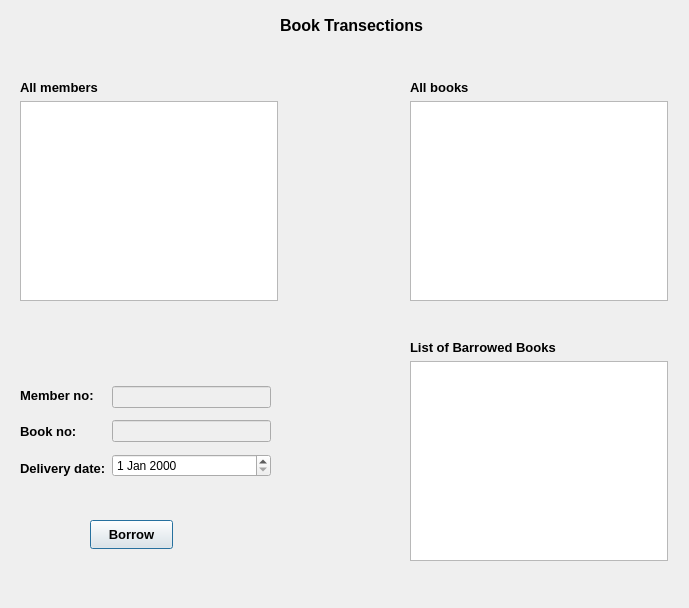
<?xml version="1.0" encoding="UTF-8"?>
<ui version="4.0">
 <class>Dialog_borrowing</class>
 <widget class="QDialog" name="Dialog_borrowing">
  <property name="geometry">
   <rect>
    <x>0</x>
    <y>0</y>
    <width>689</width>
    <height>608</height>
   </rect>
  </property>
  <property name="windowTitle">
   <string>Dialog</string>
  </property>
  <widget class="QLabel" name="label_topic">
   <property name="geometry">
    <rect>
     <x>280</x>
     <y>15</y>
     <width>211</width>
     <height>20</height>
    </rect>
   </property>
   <property name="font">
    <font>
     <pointsize>12</pointsize>
     <bold>true</bold>
    </font>
   </property>
   <property name="text">
    <string>Book Transections</string>
   </property>
  </widget>
  <widget class="QWidget" name="layoutWidget_2">
   <property name="geometry">
    <rect>
     <x>410</x>
     <y>80</y>
     <width>258</width>
     <height>221</height>
    </rect>
   </property>
   <layout class="QVBoxLayout" name="verticalLayout">
    <item>
     <widget class="QLabel" name="label_tw_topic">
      <property name="font">
       <font>
        <pointsize>10</pointsize>
        <bold>true</bold>
       </font>
      </property>
      <property name="text">
       <string>All books</string>
      </property>
     </widget>
    </item>
    <item>
     <widget class="QTableView" name="tableView_books"/>
    </item>
   </layout>
  </widget>
  <widget class="QWidget" name="layoutWidget">
   <property name="geometry">
    <rect>
     <x>20</x>
     <y>80</y>
     <width>258</width>
     <height>221</height>
    </rect>
   </property>
   <layout class="QVBoxLayout" name="verticalLayout_2">
    <item>
     <widget class="QLabel" name="label_tw_topic_2">
      <property name="font">
       <font>
        <pointsize>10</pointsize>
        <bold>true</bold>
       </font>
      </property>
      <property name="text">
       <string>All members</string>
      </property>
     </widget>
    </item>
    <item>
     <widget class="QTableView" name="tableView_members"/>
    </item>
   </layout>
  </widget>
  <widget class="QWidget" name="layoutWidget_3">
   <property name="geometry">
    <rect>
     <x>410</x>
     <y>340</y>
     <width>258</width>
     <height>221</height>
    </rect>
   </property>
   <layout class="QVBoxLayout" name="verticalLayout_3">
    <item>
     <widget class="QLabel" name="label_tw_topic_3">
      <property name="font">
       <font>
        <pointsize>10</pointsize>
        <bold>true</bold>
       </font>
      </property>
      <property name="text">
       <string>List of Barrowed Books</string>
      </property>
     </widget>
    </item>
    <item>
     <widget class="QTableView" name="tableView_borrowed_books"/>
    </item>
   </layout>
  </widget>
  <widget class="QPushButton" name="pushButton_borrow">
   <property name="geometry">
    <rect>
     <x>90</x>
     <y>520</y>
     <width>83</width>
     <height>29</height>
    </rect>
   </property>
   <property name="font">
    <font>
     <pointsize>10</pointsize>
     <bold>true</bold>
    </font>
   </property>
   <property name="text">
    <string>Borrow</string>
   </property>
  </widget>
  <widget class="QWidget" name="">
   <property name="geometry">
    <rect>
     <x>20</x>
     <y>380</y>
     <width>251</width>
     <height>103</height>
    </rect>
   </property>
   <layout class="QHBoxLayout" name="horizontalLayout">
    <item>
     <layout class="QVBoxLayout" name="verticalLayout_5">
      <item>
       <widget class="QLabel" name="label">
        <property name="font">
         <font>
          <pointsize>10</pointsize>
          <bold>true</bold>
         </font>
        </property>
        <property name="text">
         <string>Member no:</string>
        </property>
       </widget>
      </item>
      <item>
       <widget class="QLabel" name="label_2">
        <property name="font">
         <font>
          <pointsize>10</pointsize>
          <bold>true</bold>
         </font>
        </property>
        <property name="text">
         <string>Book no:</string>
        </property>
       </widget>
      </item>
      <item>
       <widget class="QLabel" name="label_3">
        <property name="font">
         <font>
          <pointsize>10</pointsize>
          <bold>true</bold>
         </font>
        </property>
        <property name="text">
         <string>Delivery date:</string>
        </property>
       </widget>
      </item>
     </layout>
    </item>
    <item>
     <layout class="QVBoxLayout" name="verticalLayout_6">
      <item>
       <widget class="QLineEdit" name="lineEdit_member_no">
        <property name="enabled">
         <bool>false</bool>
        </property>
       </widget>
      </item>
      <item>
       <widget class="QLineEdit" name="lineEdit_book_no_2">
        <property name="enabled">
         <bool>false</bool>
        </property>
       </widget>
      </item>
      <item>
       <widget class="QDateEdit" name="dateEdit"/>
      </item>
     </layout>
    </item>
   </layout>
  </widget>
 </widget>
 <resources/>
 <connections/>
</ui>
